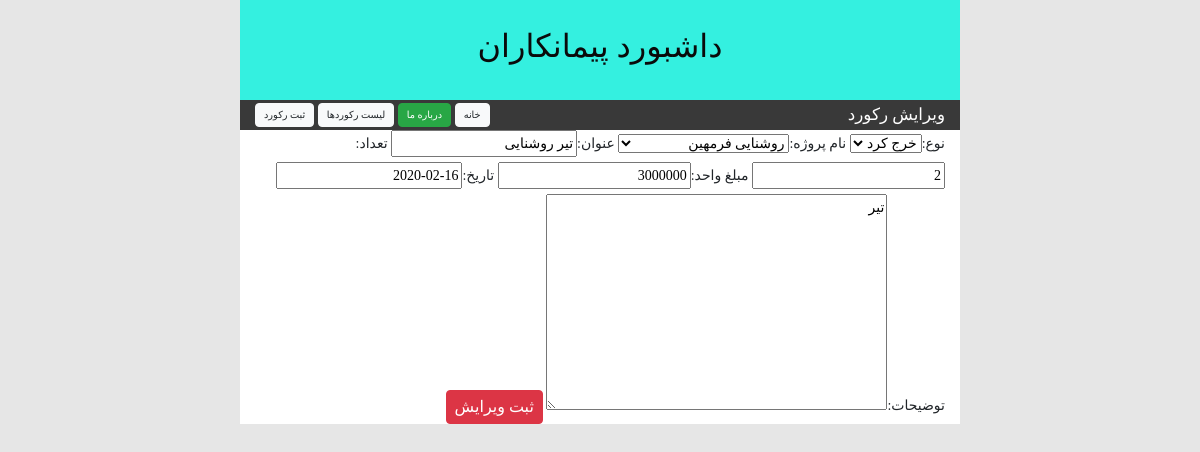
The page /accounting/record_edit/2/ on the database as committed earlier.
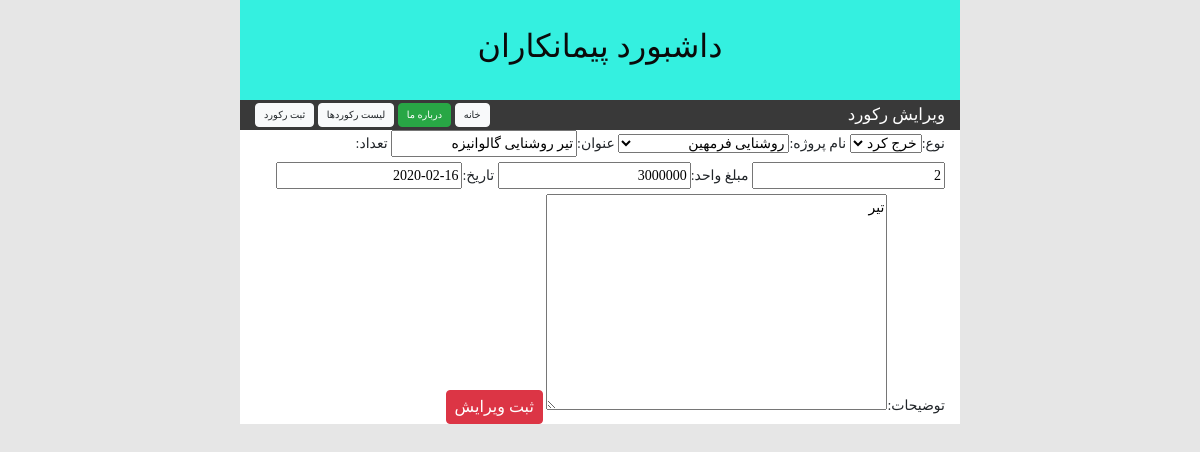
The same page on the database as committed later.
### Accounting/models.py (models this page shows, shortened)
class recording(models.Model):
    class Meta:
        verbose_name="ثبت دخل و خرج"
        verbose_name_plural="ثبت دخل و خرج"
    types_choice=[
        ('1','خرج کرد'),
        ('2','درآمد')
    ]
    types=models.CharField('نوع',choices=types_choice,max_length=10)
    project=models.ForeignKey('Project',on_delete=models.PROTECT,verbose_name='نام پروژه',null=True)
    title=models.CharField('عنوان',max_length=100)
    amount=models.BigIntegerField('تعداد')
    unit_price=models.BigIntegerField('مبلغ واحد')
    date=models.DateField('تاریخ')
    description=models.TextField('توضیحات',null=True,blank=True)
    _total_price=None
    objects = AnnotationManager(
        total_price=F('amount') * F('unit_price')
    )

### Accounting/views.py (the view)
# urls.py: path('record_edit/<int:record_edit_id>/',views.record_edit,name='record_edit')
def record_edit(request,record_edit_id):
    record=recording.objects.get(id=record_edit_id)
    if request.method == "POST" :
         edit_form=RegisterRecordForm(request.POST,instance=record)
         if edit_form.is_valid():
             edit_form.save()
             return HttpResponseRedirect(reverse('accounting:record_details', args=(record.id,) ))
    else:
        edit_form=RegisterRecordForm(instance=record)
    context={
        'edit_form' :  edit_form
    }
    return render(request,'html/edit_record.html',context)

### Accounting/forms.py (shortened to what this page needs)
class RegisterRecordForm(forms.ModelForm):
    class Meta:
        model=recording
        exclude=[]

### Accounting/models.py (called while the page is built)
    def get_queryset(self):
        return super().get_queryset().annotate(**self.annotations)

    def __str__(self):
        return '{}'.format(self.name)

### Accounting/templates/html/edit_record.html (shortened to what this page needs)
{% extends  "html/base.html" %}
{% load static %}
{% load humanize %}
{% block toolbar_title %}
ویرایش رکورد
{% endblock %}
{% block toolbar_buttons %}
<a class="btn btn-light py-1 px-2" href={% url 'accounting:record_list' %} >
    لیست رکوردها
</a>
<a class="btn btn-light py-1 px-2" href={% url 'accounting:record_register' %} >
    ثبت رکورد
</a>
{% endblock %}
{% block main_content %}
<form method="POST" action="">
    {{edit_form}}
    <button class="btn btn-danger py-1 px-2" type="submit" %} >
            ثبت ویرایش
    </button>
</form>
{% endblock %}

Rows that differ between the two databases and show on the page:
changed recording "خرج کرد": title "تیر روشنایی" → "تیر روشنایی گالوانیزه"
